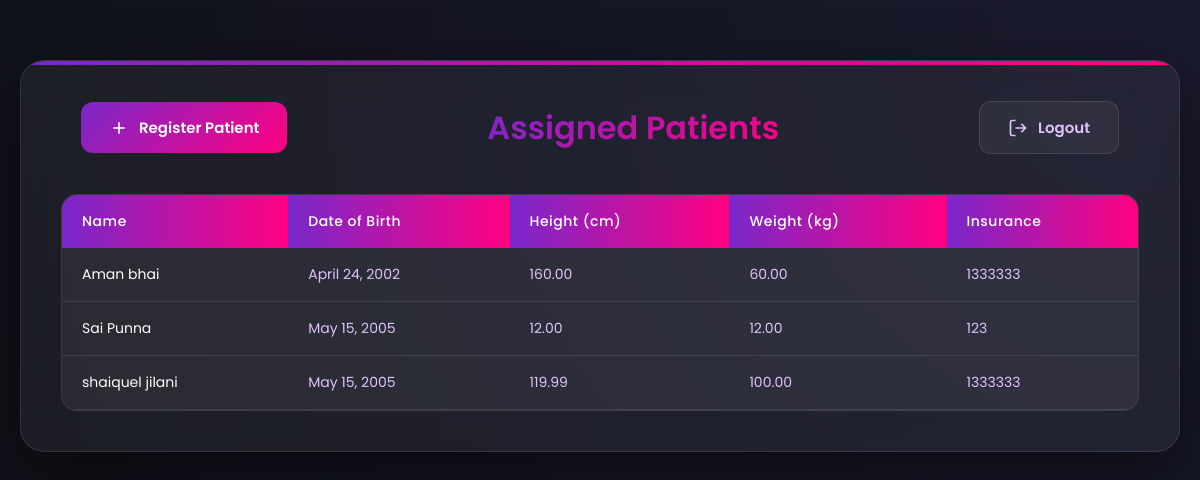
Screenshot of /view-patient/ (signed in) with the database file from the repository.
### rpm_users/models.py (models this page shows, shortened)
class Patient(models.Model):
    SEX_CHOICES = (('Male', 'Male'), ('Female', 'Female'), ('Others', 'Others'),)
    MONITORING_CHOICES = (('Blood Pressure', 'Blood Pressure'), ('Heart Rate', 'Heart Rate'), ('SPO2', 'SPO2'),("Temperature", "Temperature"),)
    user = models.OneToOneField(User, on_delete=models.CASCADE, blank=True, null=True)
    date_of_birth = models.DateField(blank=True, null=True)
    height = models.DecimalField(blank=True, null=True, max_digits=10, decimal_places=2)
    weight = models.DecimalField(blank=True, null=True, max_digits=10, decimal_places=2)
    insurance = models.CharField(blank=True, null=True, max_length=255)
    sex = models.CharField(blank=True, max_length=10, null=True, choices=SEX_CHOICES)
    bmi = models.DecimalField(blank=True, max_digits=10, decimal_places=2, null=True)
    phone_number = models.CharField(max_length=15, blank=True, null=True)
    monitoring_parameters = models.CharField(blank=True, max_length=20, null=True, choices=MONITORING_CHOICES)
    device_serial_number = models.BigIntegerField(null=True, blank=True, unique=True)
    pharmacy_info = models.TextField(blank=True, null=True)
    allergies = models.TextField(blank=True, null=True)
    smoke = models.CharField(choices=(('YES', 'YES'), ('NO', 'NO'),), default='NO', max_length=3)
    drink = models.CharField(choices=(('YES', 'YES'), ('NO', 'NO'),), default='NO', max_length=3)
    family_history = models.TextField(null=True, blank=True)
    medications = models.TextField(null=True, blank=True)
    id = models.UUIDField(default=uuid.uuid4, primary_key=True, editable=False)
    created_at = models.DateTimeField(auto_now_add=True)
    updated_at = models.DateTimeField(auto_now=True)
    moderator_assigned = models.ForeignKey('Moderator', blank=True, null=True, on_delete=models.SET_NULL, related_name='moderators')

### rpm_users/views.py (the view)
# urls.py: path('view-patient/', views.view_assigned_patient, name='view_all_assigned_patient'),
@login_required
def view_assigned_patient(request):
    moderator = Moderator.objects.get(user=request.user)
    patient_obj = Patient.objects.filter(moderator_assigned=moderator)
    formatted_patients = []
    for patient in patient_obj:
        medications = []
        if patient.medications:
            medications = [med.strip() for med in patient.medications.split('\n') if med.strip()]
        pharmacy_info = {}
        if patient.pharmacy_info:
            try:
                lines = patient.pharmacy_info.split('\n')
                for line in lines:
                    if ':' in line:
                        key, value = line.split(':', 1)
                        pharmacy_info[key.strip()] = value.strip()
            except:
                pharmacy_info = {'Details': patient.pharmacy_info}
        allergies = []
        if patient.allergies:
            allergies = [allergy.strip() for allergy in patient.allergies.split(',') if allergy.strip()]
        family_history = []
        if patient.family_history:
            history_lines = patient.family_history.split('\n')
            for line in history_lines:
                if line.strip():
                    family_history.append(line.strip())
        formatted_patient = {
            'patient': patient,
            'formatted_medications': medications,
            'formatted_pharmacy': pharmacy_info,
            'formatted_allergies': allergies,
            'formatted_family_history': family_history
        }
        formatted_patients.append(formatted_patient)
    context = {
        'patient_obj': formatted_patients,
    }
    return render(request, 'view_assigned_patient.html', context)

### templates/view_assigned_patient.html (shortened to what this page needs)
<!DOCTYPE html>
<html lang="en">
  <head>
    {% load static %}
  </head>
  <body>
    <div class="container">
      <div class="header">
        <a href="{% url 'register_patient' %}" class="btn register-btn">
          <svg width="20" height="20" viewBox="0 0 24 24" fill="none" stroke="currentColor" stroke-width="2">
            <path d="M12 5v14M5 12h14"/>
          </svg>
          Register Patient
        </a>
        <h2>Assigned Patients</h2>
        <a href="{% url 'moderator_logout' %}" class="btn logout-btn">
          <svg width="20" height="20" viewBox="0 0 24 24" fill="none" stroke="currentColor" stroke-width="2">
            <path d="M9 21H5a2 2 0 0 1-2-2V5a2 2 0 0 1 2-2h4M16 17l5-5-5-5M21 12H9"/>
          </svg>
          Logout
        </a>
      </div>
      {% if patient_obj %}
      <div class="table-container">
        <table>
          <thead>
            <tr>
              <th>Name</th>
              <th>Date of Birth</th>
              <th>Height (cm)</th>
              <th>Weight (kg)</th>
              <th>Insurance</th>
            </tr>
          </thead>
          <tbody>
            {% for entry in patient_obj %}
              {% with entry.patient as patient %}
              <tr>
                <td>
                  <a href="{% url 'moderator_actions' patient.id %}?action=access" class="table-link">
                    {{ patient.user.first_name }} {{ patient.user.last_name }}
                  </a>
                </td>
                <td>{{ patient.date_of_birth }}</td>
                <td>{{ patient.height }}</td>
                <td>{{ patient.weight }}</td>
                <td>{{ patient.insurance }}</td>
              </tr>
              {% endwith %}
            {% endfor %}
          </tbody>
        </table>
      </div>
      {% else %}
      <div class="empty-state">
        <p>No patients assigned yet.</p>
      </div>
      {% endif %}
    </div>
  </body>
</html>

### templates/view_assigned_patient.html (style rules this page uses)
* { margin: 0; padding: 0; box-sizing: border-box; }
:root { --primary: #7928CA; --primary-dark: #6A0DAD; --secondary: #FF0080; --text: #E0C3FC; --background: #0F1116; --card-bg: rgba(255, 255, 255, 0.05); --error: #FF4E4E; --success: #00CC88; }
body { font-family: 'Poppins', sans-serif; background: radial-gradient(circle at top right, #1a1a2e, var(--background)); min-height: 100vh; color: var(--text); padding: 20px; }
.container { width: 100%; max-width: 1200px; background: var(--card-bg); backdrop-filter: blur(20px); padding: 40px; border-radius: 24px; box-shadow: 0 20px 60px rgba(0, 0, 0, 0.5); border: 1px solid rgba(255, 255, 255, 0.1); margin: 40px auto; position: relative; overflow: hidden; }
.container::before { content: ''; position: absolute; top: 0; left: 0; right: 0; height: 4px; background: linear-gradient(90deg, var(--primary), var(--secondary)); z-index: 1; }
.header { display: flex; justify-content: space-between; align-items: center; margin-bottom: 40px; padding: 0 20px; }
h2 { text-align: center; color: white; font-size: 32px; font-weight: 600; background: linear-gradient(135deg, var(--primary), var(--secondary)); -webkit-background-clip: text; -webkit-text-fill-color: transparent; position: relative; display: inline-block; margin: 0 20px; }
.btn { padding: 14px 28px; border: none; border-radius: 12px; font-weight: 600; cursor: pointer; transition: all 0.3s ease; font-size: 15px; text-decoration: none; display: inline-flex; align-items: center; gap: 10px; font-family: 'Poppins', sans-serif; }
.register-btn { background: linear-gradient(135deg, var(--primary), var(--secondary)); color: white; position: relative; overflow: hidden; }
.register-btn::before { content: ''; position: absolute; top: 0; left: -100%; width: 100%; height: 100%; background: linear-gradient(90deg, transparent, rgba(255, 255, 255, 0.2), transparent); transition: 0.5s; }
.logout-btn { background: rgba(255, 255, 255, 0.05); color: var(--text); border: 1px solid rgba(255, 255, 255, 0.1); }
.table-container { background: rgba(255, 255, 255, 0.03); border-radius: 16px; overflow: hidden; border: 1px solid rgba(255, 255, 255, 0.1); }
table { width: 100%; border-collapse: separate; border-spacing: 0; margin: 0; }
th { background: linear-gradient(90deg, var(--primary), var(--secondary)); color: white; font-weight: 500; font-size: 14px; padding: 16px 20px; text-align: left; letter-spacing: 0.5px; }
td { padding: 16px 20px; border-bottom: 1px solid rgba(255, 255, 255, 0.1); font-size: 14px; transition: all 0.3s ease; }
.table-link { color: white; text-decoration: none; display: block; transition: all 0.3s ease; }
tr { background: rgba(255, 255, 255, 0.03); transition: all 0.3s ease; }

### rows the page displays
Patient: patient.user.first_name "Aman", patient.user.last_name "bhai", patient.date_of_birth "April 24, 2002", patient.height "160.00", patient.weight "60.00", patient.insurance "1333333"
Patient: patient.user.first_name "Sai", patient.user.last_name "Punna", patient.date_of_birth "May 15, 2005", patient.height "12.00", patient.weight "12.00", patient.insurance "123"
Patient: patient.user.first_name "shaiquel", patient.user.last_name "jilani", patient.date_of_birth "May 15, 2005", patient.height "119.99", patient.weight "100.00", patient.insurance "1333333"
